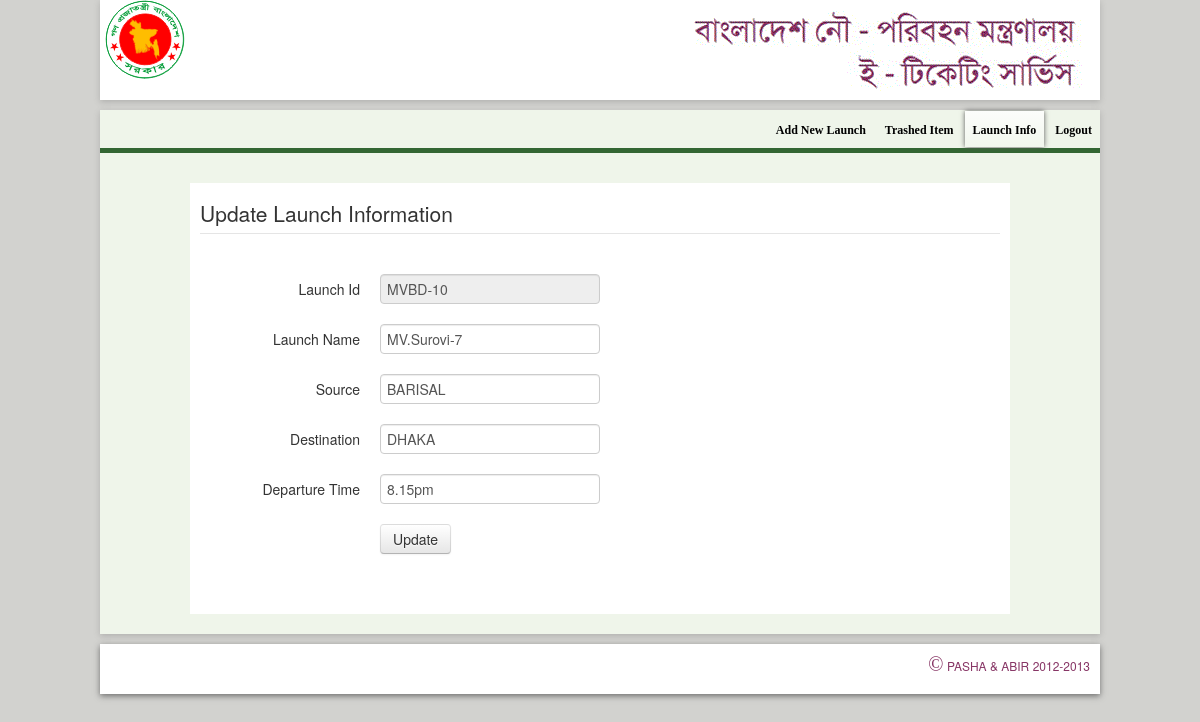
/admin/edit.php?id=MVBD-10&flag=0 (signed in), run on the app's committed database.
### tables this page shows
CREATE TABLE IF NOT EXISTS `launch_info` (
  `launch_id` varchar(30) NOT NULL,
  `launch_name` varchar(30) NOT NULL,
  `source` varchar(30) NOT NULL,
  `destination` varchar(30) NOT NULL,
  `dept_time` varchar(30) NOT NULL,
  `deleted` int(11) DEFAULT '0'
);

### admin/edit.php (the view, shortened to what this page needs)
<?php
if (isset($_SESSION['user_email'])) {
    $id = $_GET['id'];
    $flag = $_GET['flag'];
    if ($flag == 0) {
        $query = "SELECT * FROM launch_info WHERE launch_id = '" . $id . "'";
        $result = mysql_query($query);
        $allLaunchInfo = mysql_fetch_assoc($result);
    }
    ?>
    <?php include('include/banner.php'); ?>
    <html>
        <head>
            <link href="css/bootstrap.min.css" rel="stylesheet" media="screen">
            <link href="css/main_style.css" media="screen" rel="stylesheet"
                  type="text/css">
        </head>
        <body>
            <?php
            include('include/header.php');
            ?>
            <div id="signup_body" class="account_body" style="padding-top:  0px;">
                <div id="tabs">
                    <?php include('include/navigation.php'); ?>
                </div>
                <?php
                if ($flag == 0) {
                    ?>
                    <div id="dashboard" style="margin-top: 30px; ">
                        <div>
                            <div>
                                <div id="trainroute" style="margin-top: 30px;">
                                    <div id="train_route_div">
                                        <form ACTION="model/edit.php" METHOD="POST" name="myLoginForm" class="form-horizontal">
                                            <fieldset>
                                                <legend>Update Launch Information</legend>
                                                <div class="control-group">
                                                    <label class="control-label" for="launch_id">Launch Id</label>
                                                    <div class="controls">
                                                        <input type="text" name="launch_id" id="launch_id" value="<?php echo $allLaunchInfo['launch_id']; ?>"
                                                               disabled="">
                                                    </div>
                                                </div>
                                                <div class="control-group">
                                                    <label class="control-label" for="launch_name">Launch Name</label>
                                                    <div class="controls">
                                                        <input type="text" name="launch_name" id="launch_name" value="<?php echo $allLaunchInfo['launch_name']; ?>"
                                                               required>
                                                    </div>
                                                </div>
                                                <div class="control-group">
                                                    <label class="control-label" for="source">Source</label>
                                                    <div class="controls">
                                                        <input type="text" name="source" id="source" value="<?php echo $allLaunchInfo['source']; ?>"
                                                               required>
                                                    </div>
                                                </div>
                                                <div class="control-group">
                                                    <label class="control-label" for="destination">Destination</label>
                                                    <div class="controls">
                                                        <input type="text" name="destination" id="destination" value="<?php echo $allLaunchInfo['destination']; ?>"
                                                               required>
                                                    </div>
                                                </div>
                                                <div class="control-group">
                                                    <label class="control-label" for="dept_time">Departure Time</label>
                                                    <div class="controls">
                                                        <input type="text" name="dept_time" id="dept_time" value="<?php echo $allLaunchInfo['dept_time']; ?>"
                                                               required>
                                                    </div>
                                                </div>
                                                <div class="control-group">
                                                    <div class="controls">
                                                        <input type="submit" name="upadte" value="Update" class="btn"></button><p></P>
                                                    </div>
                                                </div>
                                            </fieldset>
                                        </form>
                                    </div>
                                </div>
                            </div>
                        </div>
                        <br/>
                    </div>
                <?php } ?>
            </div>
            <?php include('include/footer.php'); ?>
        </body>
    </html>
    <?php
} else {
    header("Location:http://localhost/neticketing/admin/");
}
?>

### admin/css/main_style.css (style rules this page uses)
body { background: #d2d2cf; }
#signup_body { background:#EFF5EA; width:1000px; min-height: 480px; margin:auto; box-shadow: 0 2px 6px rgba(100, 100, 100, 0.3); }
#train_route_div { background:#fff; margin: auto; margin-top: 20px; padding:10px; width:80%; }

### admin/edit.php (style rules this page uses)
.account_body { font-size:14px; }

### data on the page
launch_info: launch_id "MVBD-10", launch_name "MV.Surovi-7", source "BARISAL", destination "DHAKA", dept_time "8.15pm"
